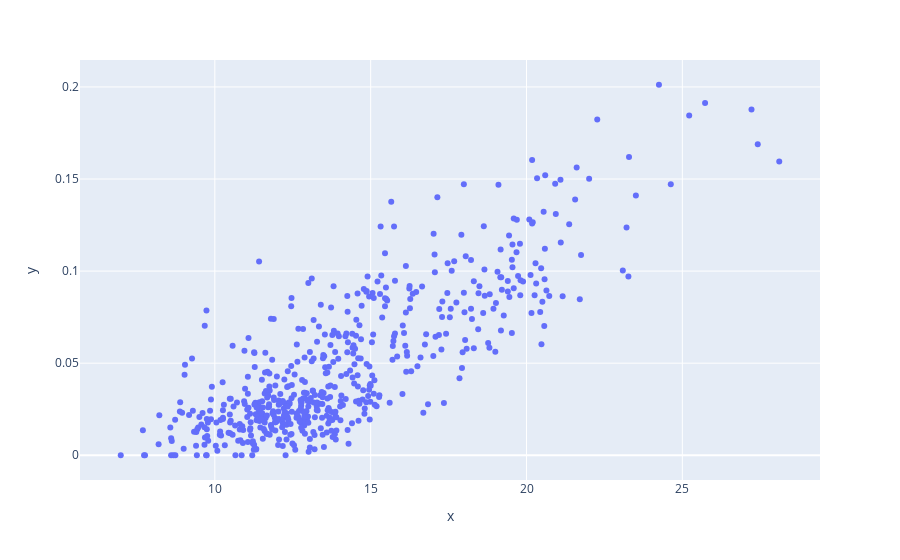

Source (notebook cell):
### Code cell
# Podrá predecir si un tumor es maligno o benigno basándose en dos características:
#  el radio medio del tumor ( radius_mean) y su número medio de puntos cóncavos ( concave points_mean

fig = px.scatter(x = base['radius_mean'],
                 y=base['concave points_mean'])

fig.show()

### Figure 1 — Plotly figure (JSON) as saved in the notebook; plotly's stock layout.template omitted (floating-point values rounded to 4 significant figures; data arrays with more than 128 entries replaced by an {"elided": "..."} marker saying what was removed)
{"data": [{"hoverlabel": {"namelength": 0}, "hovertemplate": "x=%{x}<br>y=%{y}", "legendgroup": "", "marker": {"color": "#636efa", "symbol": "circle"}, "mode": "markers", "name": "", "showlegend": false, "type": "scatter", "x": {"elided": "569 float values"}, "xaxis": "x", "y": {"elided": "569 float values"}, "yaxis": "y"}], "layout": {"autosize": true, "legend": {"tracegroupgap": 0}, "margin": {"t": 60}, "xaxis": {"anchor": "y", "autorange": true, "domain": [0, 1], "range": [5.758, 29.33], "title": {"text": "x"}, "type": "linear"}, "yaxis": {"anchor": "x", "autorange": true, "domain": [0, 1], "range": [-0.01427, 0.2155], "title": {"text": "y"}, "type": "linear"}}}
